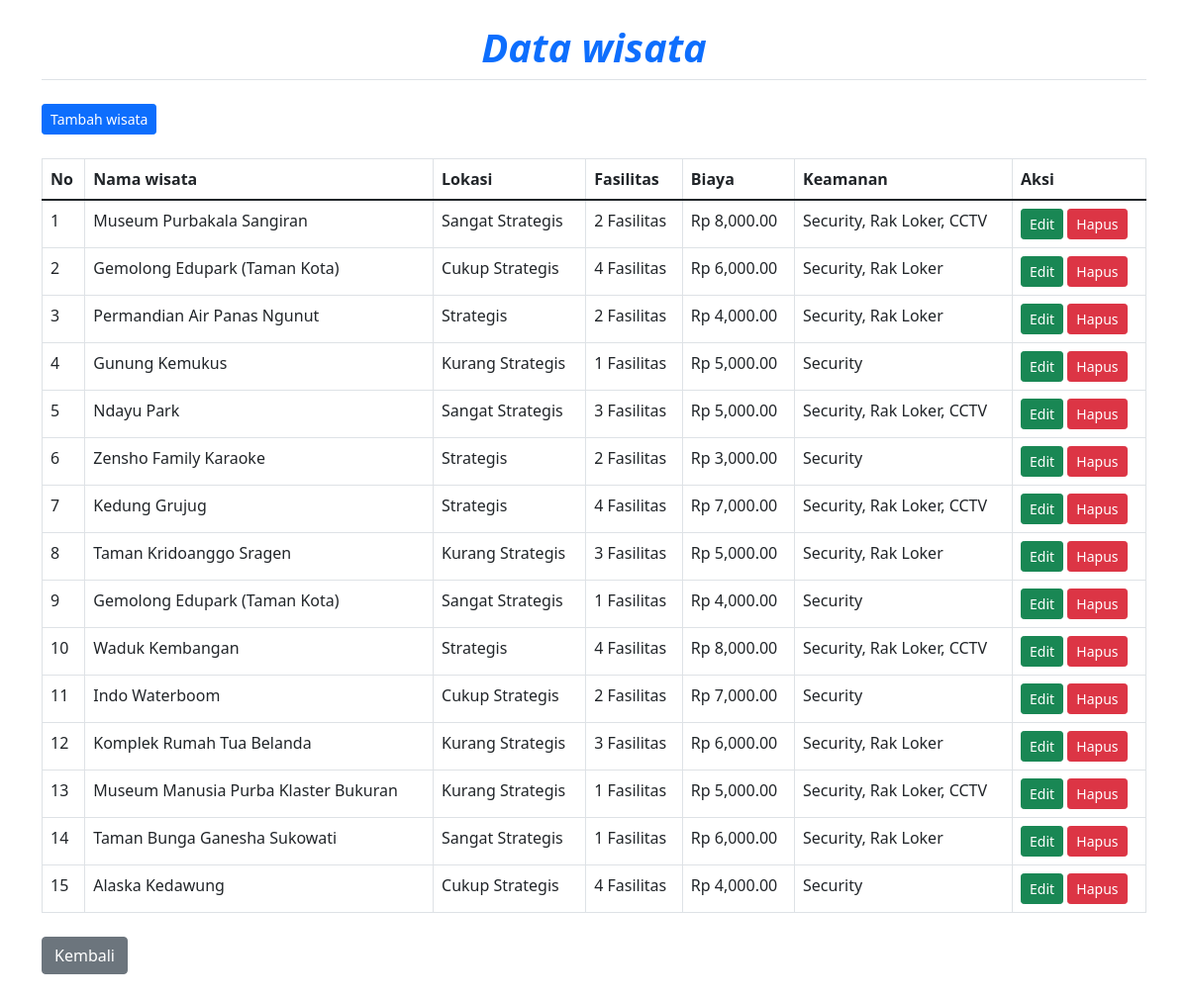
/Data/Data_Wisata.php, run on the app's committed database.
### tables this page shows
CREATE TABLE `wisata` (
  `id_wisata` int(11) NOT NULL,
  `nama_wisata` varchar(100) NOT NULL,
  `lokasi` enum('Sangat Strategis','Strategis','Cukup Strategis','Kurang Strategis') NOT NULL,
  `fasilitas` enum('4 Fasilitas','3 Fasilitas','2 Fasilitas','1 Fasilitas') NOT NULL,
  `biaya` int(11) NOT NULL,
  `keamanan` enum('Security, Rak Loker, CCTV','Security, Rak Loker','Security') NOT NULL
);

### Data/Data_Wisata.php (the view, shortened to what this page needs)
<?php
require_once '../Config.php';
$sql_wisata = "SELECT * FROM wisata";
$result_wisata = mysqli_query($conn, $sql_wisata);
?>
<!DOCTYPE html>
<html lang="en">
<head>
    <link href="https://cdn.jsdelivr.net/npm/bootstrap@5.1.3/dist/css/bootstrap.min.css" rel="stylesheet">
</head>
<body class="container py-4">
    <h1 class="mb-4 text-center text-primary fw-bold border-bottom pb-2">
        <i class="bi bi-list-task">Data wisata</i>
    </h1>
    <div class="mb-4">
    <button class="btn btn-primary btn-sm" onclick="window.location.href='../Crud/Tambah_Nilai_Wisata.php'">Tambah wisata</button>
    </div>
    <div class="mb-4">
        <table class="table table-bordered">
            <thead>
                <tr>
                    <th>No</th>
                    <th>Nama wisata</th>
                    <th>Lokasi</th>
                    <th>Fasilitas</th>
                    <th>Biaya</th>
                    <th>Keamanan</th>
                    <th>Aksi</th>
                </tr>
            </thead>
            <tbody>
                <?php $no = 1; ?>
                <?php while ($row = mysqli_fetch_assoc($result_wisata)): ?>
                <tr>
                    <td><?= $no++ ?></td>
                    <td><?= htmlspecialchars($row['nama_wisata']) ?></td>
                    <td><?= htmlspecialchars($row['lokasi'])?></td>
                    <td><?= htmlspecialchars($row['fasilitas'])?></td>
                    <td>Rp <?= number_format($row['biaya'], 2)?></td>
                    <td><?= htmlspecialchars($row['keamanan'])?></td>
                    <td>
                        <button class="btn btn-success btn-sm" onclick="window.location.href='../Crud/Edit_Wisata.php?id=<?= $row['id_wisata'] ?>'">Edit</button>
                        <button class="btn btn-danger btn-sm" onclick="confirmDelete(<?= $row['id_wisata'] ?>)">Hapus</button>
                    </td>
                </tr>
                <?php endwhile; ?>
            </tbody>
        </table>
    </div>
    <a href="../Index.php" class="btn btn-secondary">Kembali</a>
</body>
</html>

### data on the page
wisata: nama_wisata "Museum Purbakala Sangiran", lokasi "Sangat Strategis", fasilitas "2 Fasilitas", biaya "8,000.00", keamanan "Security, Rak Loker, CCTV"
wisata: nama_wisata "Gemolong Edupark (Taman Kota)", lokasi "Cukup Strategis", fasilitas "4 Fasilitas", biaya "6,000.00", keamanan "Security, Rak Loker"
wisata: nama_wisata "Permandian Air Panas Ngunut", lokasi "Strategis", fasilitas "2 Fasilitas", biaya "4,000.00", keamanan "Security, Rak Loker"
wisata: nama_wisata "Gunung Kemukus", lokasi "Kurang Strategis", fasilitas "1 Fasilitas", biaya "5,000.00", keamanan "Security"
wisata: nama_wisata "Ndayu Park", lokasi "Sangat Strategis", fasilitas "3 Fasilitas", biaya "5,000.00", keamanan "Security, Rak Loker, CCTV"
wisata: nama_wisata "Zensho Family Karaoke", lokasi "Strategis", fasilitas "2 Fasilitas", biaya "3,000.00", keamanan "Security"
wisata: nama_wisata "Kedung Grujug", lokasi "Strategis", fasilitas "4 Fasilitas", biaya "7,000.00", keamanan "Security, Rak Loker, CCTV"
wisata: nama_wisata "Taman Kridoanggo Sragen", lokasi "Kurang Strategis", fasilitas "3 Fasilitas", biaya "5,000.00", keamanan "Security, Rak Loker"
wisata: nama_wisata "Gemolong Edupark (Taman Kota)", lokasi "Sangat Strategis", fasilitas "1 Fasilitas", biaya "4,000.00", keamanan "Security"
wisata: nama_wisata "Waduk Kembangan", lokasi "Strategis", fasilitas "4 Fasilitas", biaya "8,000.00", keamanan "Security, Rak Loker, CCTV"
wisata: nama_wisata "Indo Waterboom", lokasi "Cukup Strategis", fasilitas "2 Fasilitas", biaya "7,000.00", keamanan "Security"
wisata: nama_wisata "Komplek Rumah Tua Belanda", lokasi "Kurang Strategis", fasilitas "3 Fasilitas", biaya "6,000.00", keamanan "Security, Rak Loker"
wisata: nama_wisata "Museum Manusia Purba Klaster Bukuran", lokasi "Kurang Strategis", fasilitas "1 Fasilitas", biaya "5,000.00", keamanan "Security, Rak Loker, CCTV"
wisata: nama_wisata "Taman Bunga Ganesha Sukowati", lokasi "Sangat Strategis", fasilitas "1 Fasilitas", biaya "6,000.00", keamanan "Security, Rak Loker"
wisata: nama_wisata "Alaska Kedawung", lokasi "Cukup Strategis", fasilitas "4 Fasilitas", biaya "4,000.00", keamanan "Security"
